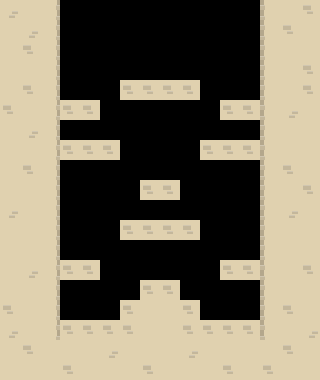

The image is a tile-based game level rendered from a .tmx file. Its description and source (layers, tilesets, objects; grid data summarised) follow:
An orthogonal 16x19 tile map with 20x20 px tiles, 1 tile layer (Tile Layer 1), 2 tilesets and 31 objects (28x ITEM_COIN, 3x ENTITY_ENEMY).

<map version="1.2" tiledversion="1.2.3" orientation="orthogonal" renderorder="right-down" width="16" height="19" tilewidth="20" tileheight="20" infinite="0" nextlayerid="5" nextobjectid="39">
 <tileset firstgid="1" source="../../HW#4/NYUCodebase/MySprites.tsx" />
 <tileset firstgid="901" source="MySprites.tsx" />
 <layer id="4" name="Tile Layer 1" width="16" height="19">
  <data>[304 cells, 174 non-empty, 5 distinct tile ids]</data>
 </layer>
 <objectgroup id="3" name="ObjectLayer">
  <object id="1" name="Coin" type="ITEM_COIN" gid="79" x="80" y="320" width="20" height="20" />
  <object id="2" name="Coin" type="ITEM_COIN" gid="79" x="100" y="320" width="20" height="20" />
  <object id="3" name="Coin" type="ITEM_COIN" gid="79" x="200" y="320" width="20" height="20" />
  <object id="4" name="Coin" type="ITEM_COIN" gid="79" x="220.2" y="320" width="20" height="20" />
  <object id="5" name="Coin" type="ITEM_COIN" gid="79" x="60" y="260" width="20" height="20" />
  <object id="6" name="Coin" type="ITEM_COIN" gid="79" x="80" y="260" width="20" height="20" />
  <object id="7" name="Coin" type="ITEM_COIN" gid="79" x="120" y="220" width="20" height="20" />
  <object id="8" name="Coin" type="ITEM_COIN" gid="79" x="140" y="220" width="20" height="20" />
  <object id="9" name="Coin" type="ITEM_COIN" gid="79" x="160" y="220" width="20" height="20" />
  <object id="10" name="Coin" type="ITEM_COIN" gid="79" x="180" y="220" width="20" height="20" />
  <object id="11" name="Coin" type="ITEM_COIN" gid="79" x="220" y="260" width="20" height="20" />
  <object id="12" name="Coin" type="ITEM_COIN" gid="79" x="240" y="260" width="20" height="20" />
  <object id="13" name="Coin" type="ITEM_COIN" gid="79" x="140" y="180" width="20" height="20" />
  <object id="14" name="Coin" type="ITEM_COIN" gid="79" x="160" y="180" width="20" height="20" />
  <object id="15" name="Coin" type="ITEM_COIN" gid="79" x="60" y="140" width="20" height="20" />
  <object id="16" name="Coin" type="ITEM_COIN" gid="79" x="80" y="140" width="20" height="20" />
  <object id="17" name="Coin" type="ITEM_COIN" gid="79" x="100" y="140" width="20" height="20" />
  <object id="20" name="Coin" type="ITEM_COIN" gid="79" x="200" y="140" width="20" height="20" />
  <object id="21" name="Coin" type="ITEM_COIN" gid="79" x="220" y="140" width="20" height="20" />
  <object id="22" name="Coin" type="ITEM_COIN" gid="79" x="240" y="140" width="20" height="20" />
  <object id="23" name="Coin" type="ITEM_COIN" gid="79" x="240" y="100" width="20" height="20" />
  <object id="24" name="Coin" type="ITEM_COIN" gid="79" x="60" y="100" width="20" height="20" />
  <object id="25" name="Coin" type="ITEM_COIN" gid="79" x="80" y="100" width="20" height="20" />
  <object id="26" name="Coin" type="ITEM_COIN" gid="79" x="220" y="100" width="20" height="20" />
  <object id="27" name="Coin" type="ITEM_COIN" gid="79" x="180" y="80" width="20" height="20" />
  <object id="28" name="Coin" type="ITEM_COIN" gid="79" x="160" y="80" width="20" height="20" />
  <object id="29" name="Coin" type="ITEM_COIN" gid="79" x="140" y="80" width="20" height="20" />
  <object id="30" name="Coin" type="ITEM_COIN" gid="79" x="120" y="80" width="20" height="20" />
  <object id="35" name="Enemy" type="ENTITY_ENEMY" gid="1346" x="60" y="320" width="20" height="20" />
  <object id="36" name="Enemy" type="ENTITY_ENEMY" gid="1346" x="240" y="320" width="20" height="20" />
  <object id="38" name="Enemy" type="ENTITY_ENEMY" gid="1346" x="140" y="80" width="20" height="20" />
 </objectgroup>
</map>
